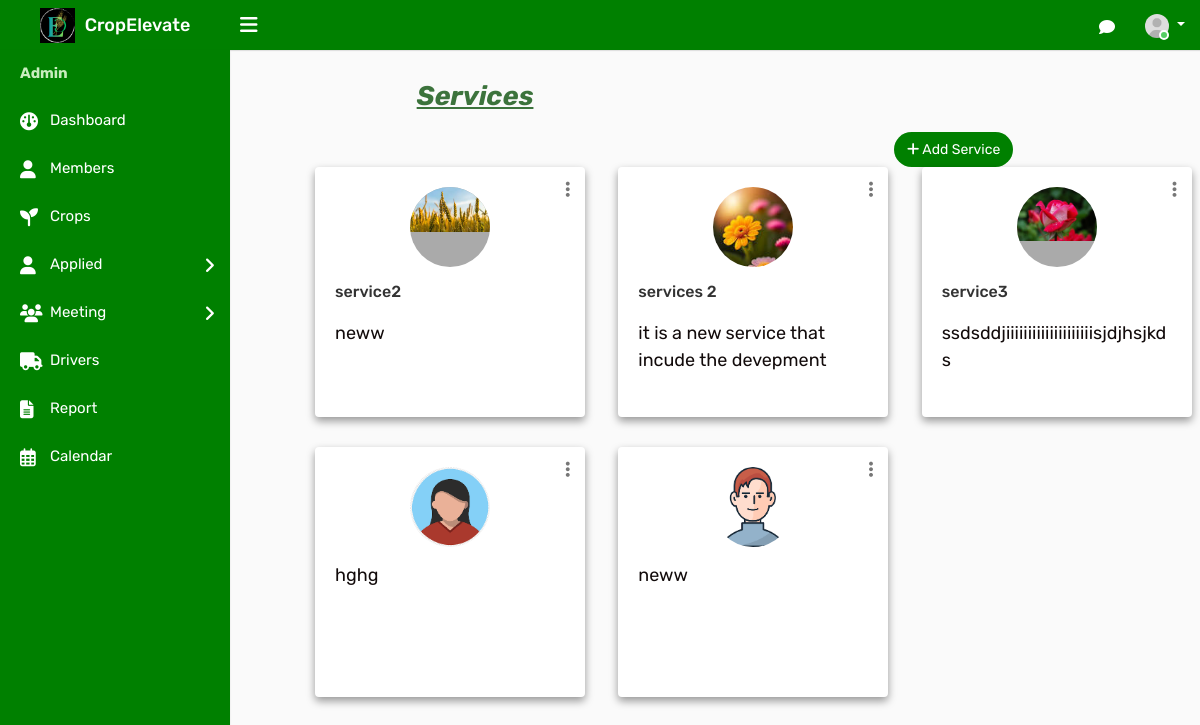
/adservice, run on the app's committed database.
### ceapp/models.py (models this page shows)
class Service(models.Model):
    servicename = models.CharField(max_length=100)
    serviceimage =  models.ImageField(upload_to='blog/', null=True, blank=True)
    servicedes=models.TextField()
    is_active = models.BooleanField(default=True)

### ceapp/views.py (the view)
# urls.py: path('adservice', views.adservice, name='adservice'),
def adservice(request):
    services = Service.objects.filter(is_active=True)
    return render(request, 'admintemp/adservice.html',{'services': services})

### templates/admintemp/adservice.html (shortened to what this page needs)
{% load static %}
<!DOCTYPE html>
<html lang="en">
<head>
    <link rel="stylesheet" type="text/css" href="{% static 'assets/css/bootstrap.min.css' %}">
    <link rel="stylesheet" type="text/css" href="{% static 'assets/css/font-awesome.min.css' %}">
    <link rel="stylesheet" type="text/css" href="{% static 'assets/css/select2.min.css' %}">
    <link rel="stylesheet" type="text/css" href="{% static 'assets/css/bootstrap-datetimepicker.min.css' %}">
    <link rel="stylesheet" type="text/css" href="{% static 'assets/css/style.css' %}">
    <link rel="stylesheet" href="https://cdnjs.cloudflare.com/ajax/libs/font-awesome/6.2.0/css/all.min.css">
    <link rel="stylesheet" href="https://cdnjs.cloudflare.com/ajax/libs/font-awesome/6.3.0/css/all.min.css">
</head>
<body>
    <div class="main-wrapper">
        <div class="header">
			<div class="header-left">
				<a href="{% url 'adindex' %}" class="logo">
					<img src="{% static 'assets/img/adminlogo1.png' %}" width="35" height="35" alt=""> <span>CropElevate</span>
				</a>
			</div>
			<a id="toggle_btn" href="javascript:void(0);"><i class="fa fa-bars"></i></a>
            <ul class="nav user-menu float-right">
                <li class="nav-item dropdown d-none d-sm-block">
                    <a href="javascript:void(0);" id="open_msg_box" class="hasnotifications nav-link"><i class="fa fa-comment-o"></i> </a>
                </li>
                <li class="nav-item dropdown has-arrow">
                    <a href="#" class="dropdown-toggle nav-link user-link" data-toggle="dropdown">
                        <span class="user-img"><img class="rounded-circle" src="{% static 'assets/img/user.jpg' %}" width="40" alt="Admin">
							<span class="status online"></span></span>
                    </a>
                </li>
            </ul>
        </div>
        <div class="sidebar" id="sidebar">
            <div class="sidebar-inner slimscroll">
                <div id="sidebar-menu" class="sidebar-menu">
                    <ul>
                        <li class="menu-title" style="color:#c9edbe; font-weight:bold;">Admin</li>
                        <li>
                            <a href="{% url 'adindex' %}"><i class="fa fa-dashboard"></i> <span>Dashboard</span></a>
                        </li>
						<li>
                            <a href="{% url 'admember' %}"><i class="fa fa-user"></i> <span>Members</span></a>
                        </li>
                        <li>
                            <a href="{% url 'adcrop' %}"><i class="fas fa-seedling fa-2x"></i> <span>Crops</span></a>
                        </li>
                        <li class="submenu green-background">
                            <a href="#"><i class="fa fa-user"></i> Applied <span class="menu-arrow"></span></a>
                        </li>
                        <li class="submenu green-background">
                            <a href="#"><i class="fas fa-users fa-2x"></i>  Meeting<span class="menu-arrow"></span></a>
                        </li>
                        <li>
                            <a href="{% url 'addriver' %}"><i class="fas fa-truck"></i> <span>Drivers</span></a>
                        </li>
                        <li>
                            <a href="{% url 'adreport' %}"><i class="fas fa-file-text"></i>
                            </i> <span>Report</span></a>
                        </li>
                        <li>
                            <a href="{% url 'adcalendar' %}"><i class="far fa-calendar-alt fa-2x"></i>
                                <span>Calendar</span></a>
                        </li>
                    </ul>
                </div>
            </div>
        </div>
        <div class="page-wrapper">
            <div class="content">
                <div class="row">
                    <div class="col-lg-8 offset-lg-2">
                        <h4 class="page-title" style="font-size:27px; color:#3c733c;"><b><i><u>Services</b></i></u></h4>
                        <a class="btn btn-primary btn-rounded float-right" style="background:green;"href="{% url 'adaddservice' %}"><i class="fa fa-plus"></i> Add Service</a>
                    </div>
                </div>
                <div class="container">
    <div class="row">
        {% for service in services %}
            <div class="col-md-4">
                <div class="card" style="box-shadow: 0 4px 8px 0 rgba(0, 0, 0, 0.4); margin-left: 40px;">
                    <div class="dropdown profile-action">
                        <a href="#" class="action-icon dropdown-toggle" data-toggle="dropdown" aria-expanded="false"><i class="fa fa-ellipsis-v"></i></a>
                    </div>
                    <div class="card-body"  style="color:#120b0b; font-size: 18px;">
                        <div class="doctor-img" >
                            {% if service.serviceimage %}
                                <a class="avatar" href="#"><img src="{{ service.serviceimage.url }}" alt="{{ service.servicename }}"></a>
                            {% endif %}
                        </div>
                        {% if service.servicename %}
                            <h5 class="card-title text-truncate">{{ service.servicename }}</h5>
                        {% endif %}
                        {% if service.servicedes %}
                            <p class="card-text">{{ service.servicedes }}</p>
                        {% endif %}
                    </div>
                </div>
            </div>
        {% endfor %}
    </div>
</div>
                    </div>
                </div>
            </div>
</body>
</html>

### templates/admintemp/adservice.html (style rules this page uses)
.header { background-color:green; }
.header .header-left { background-color:green; }
.green-background { background-color: green; }
.sidebar { background-color:green; }
.sidebar-menu li a { color:white; }
.card { box-shadow: 0 4px 8px 0 rgba(0, 0, 0, 0.8); margin-left: 40px; transition: transform 0.5s ease-in-out, box-shadow 0.5s ease-in-out; width: 270px; height: 250px; }

### data on the page
Service: serviceimage (picture), servicename "service2", servicedes "neww"
Service: serviceimage (picture), servicename "services 2", servicedes "it is a new service that incude the devepment"
Service: serviceimage (picture), servicename "service3", servicedes "ssdsddjiiiiiiiiiiiiiiiiiiiisjdjhsjkds"
Service: serviceimage (picture), servicedes "hghg"
Service: serviceimage (picture), servicedes "neww"
